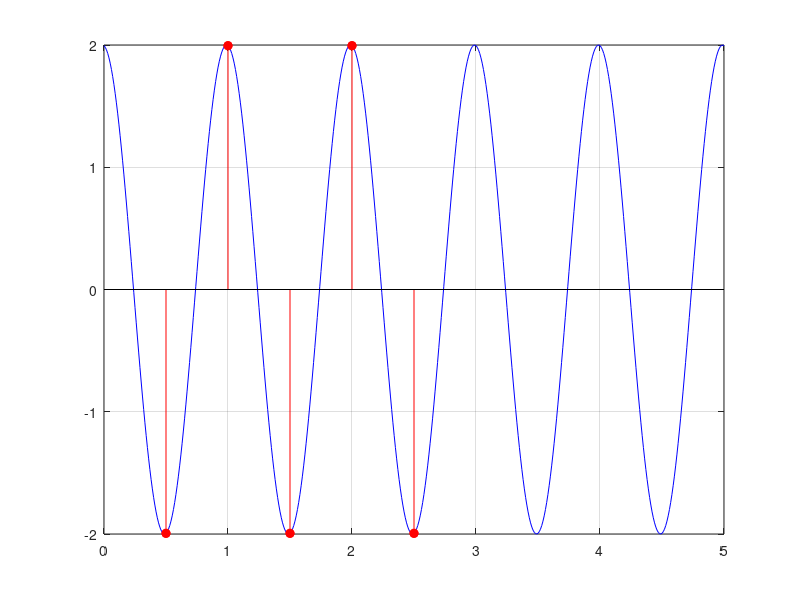

Source code (MATLAB):
%{

تعريف الموجة
t = 0:0.01:5;
theta = 2*pi*rand; 
x = 2*cos(2*pi*1*t + theta); % الموجة الأصلية

% 2. أخذ العينة عند زمن 1.5
ts = 1.5;
xs = 2*cos(2*pi*1*ts + theta); % العينة (نفس المعادلة بزمن ثابت)

% 3. الرسم
plot(t, x); % رسم الموجة
hold on;    % "تثبيت" الرسم لإضافة النقطة
plot(ts, xs, 'ro', 'MarkerFaceColor', 'r'); % رسم العينة كنقطة حمراء

% 4. التنسيق
grid on;
xlabel('Time');
ylabel('Amplitude');




%}


clc;clear all;close all 
%تعريف الموجة الأساسية (الإشارة المستمرة تخيلياً)
t = 0:0.01:5;
theta = 2*pi*rand; 
x = 2*cos(2*pi*1*t + theta);

% 2. تحديد نقاط العينات (Sampling Points)
ts = [0.5, 1, 1.5, 2, 2.5];
xs = 2*cos(2*pi*1*ts + theta); % حساب قيمة الموجة عند كل زمن في ts

% 3. الرسم
plot(t, x, 'b'); % رسم الموجة الزرقاء
hold on;
plot(ts, xs, 'ro', 'MarkerFaceColor', 'r'); % رسم النقاط الحمراء الخمس
grid on;

% 4. (إضافة اختيارية) رسم أعمدة العينات لجعلها تبدو كإشارة رقمية
stem(ts, xs, 'r', 'filled'); 
%}
